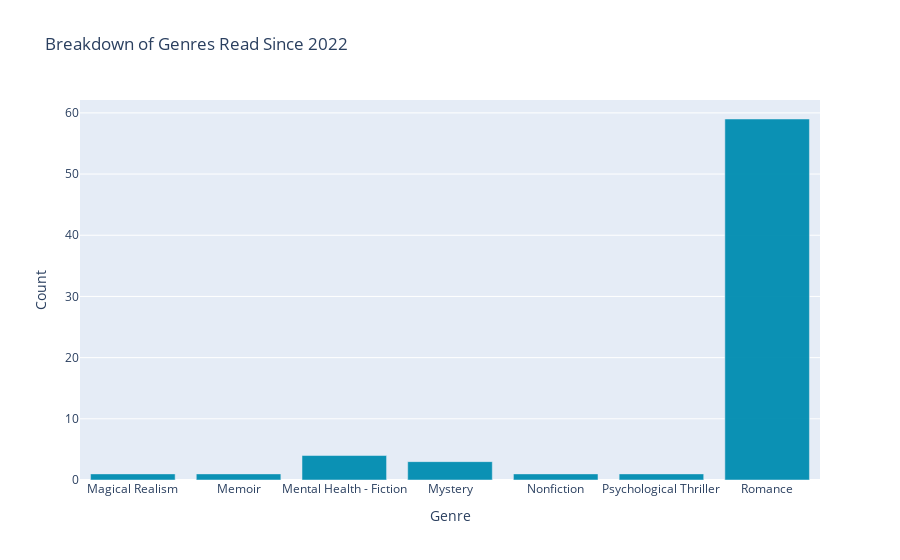

The notebook cell this image was saved under:
### Code cell
bar_chart(genres_count, x="Genre", y="Count", title="Breakdown of Genres Read Since 2022")

### Figure 1 — Plotly figure (JSON) as saved in the notebook; plotly's stock layout.template omitted (floating-point values rounded to 4 significant figures)
{"data": [{"alignmentgroup": "True", "hovertemplate": "Genre=%{x}<br>Count=%{y}<extra></extra>", "legendgroup": "", "marker": {"color": "rgba(3, 142, 177, 0.959)", "pattern": {"shape": ""}}, "name": "", "offsetgroup": "", "orientation": "v", "showlegend": false, "textposition": "auto", "type": "bar", "x": ["Magical Realism", "Memoir", "Mental Health - Fiction", "Mystery", "Nonfiction", "Psychological Thriller", "Romance"], "xaxis": "x", "y": [1, 1, 4, 3, 1, 1, 59], "yaxis": "y"}], "layout": {"barmode": "relative", "legend": {"tracegroupgap": 0}, "title": {"text": "Breakdown of Genres Read Since 2022"}, "xaxis": {"anchor": "y", "domain": [0, 1], "title": {"text": "Genre"}}, "yaxis": {"anchor": "x", "domain": [0, 1], "title": {"text": "Count"}}}}
